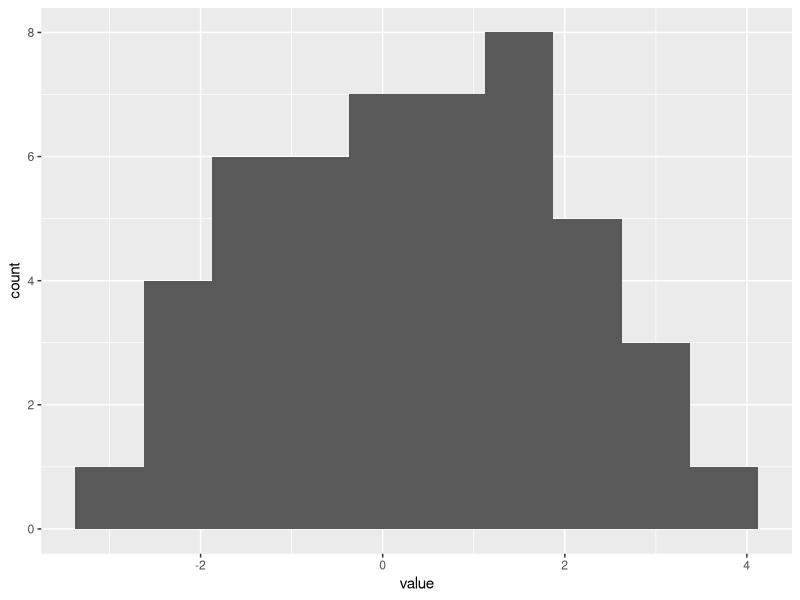

The R source for this figure:
## ---- chunk 1
library(tidyverse)
## ---- chunk 2
beta0 <- c(.3, .25, 1, -1, .5, -.5, .75, -.75, 0, .2)
beta1_1 <- c(0, -1, 0, 0, 1, -1)
beta1_2 <- c(-1, .75, .5, -1, 0, .5)
beta1_3 <- c(.5, 1, 0, 0, -.5, 1)
beta1_4 <- c(.5, 0, -1, -.75, 0, .5)
beta1_5 <- c(1, -1, 0, 0, .5, .5)
beta1_6 <- c(0, .5, .5, -1, -1, -1)
beta1 <- list(beta1_1, beta1_2, beta1_3, beta1_4, beta1_5, beta1_6)
## ---- chunk 3
linPredValueStage2 <- function(X1, A1, beta1){
  out <- sum(c(1, X1, (A1 == 1), (A1 == 2), (A1 == 3), (A1 == 4)) * beta1)
  
  return(out)
}


calcValA2 <- function(X1, A1, beta1){
  
  out <- data.frame(A1 = seq(from = 1, to = length(beta1)),
             valA2 = unlist(map(beta1, linPredValueStage2, X1 = X1, A1 = A1)))

  return(out)
}

helperFn <- function(data, X1, A1, beta1){
  out <- bind_cols(data, calcValA2(X1, A1, beta1)) %>%
    select(A2, valA2)
  
  return(out)
}

calcValA1 <- function(X1, A1, beta0){
  out <- sum(c(1, X1, (A1 == 1), (A1 == 2), (A1 == 3), (A1 == 4),
               (A1 == 1)*X1, (A1 == 2)*X1, (A1 == 3)*X1, (A1 == 4)*X1)* beta0)
  return(out)
}

allPaths <- expand_grid(X1 = c(1, -1),
            A1 = c(1, 2, 3, 4),
            A2 = c(1, 2, 3, 4, 5, 6))

allPathsAndStageValues <- allPaths %>% 
  group_by(X1, A1) %>%
  nest() %>%
  mutate(data = map(data, helperFn, X1 = X1, A1 = A1, beta1 = beta1)) %>%
  unnest(data) %>%
  group_by(X1, A1) %>%
  mutate(maxA2 = max(valA2)) %>%
  ungroup() %>%
  rowwise() %>%
  mutate(valA1 = calcValA1(X1, A1, beta0)) %>% ungroup()


optimalDTR <- allPathsAndStageValues %>%
  filter(valA2 == maxA2) %>%
  group_by(X1) %>%
  mutate(maxA1 = max(valA1)) %>%
  filter(maxA1 == valA1) %>%
  mutate(valOpt = maxA2 + maxA1) 

# allPathsAndStageValues %>%
#   mutate(value = valA2 + valA1) %>% summarise(mean(value))

allPathsAndStageValues %>%
  mutate(value = valA2 + valA1) %>% 
  ggplot(aes(x = value)) +
  geom_histogram(bins = 10)

